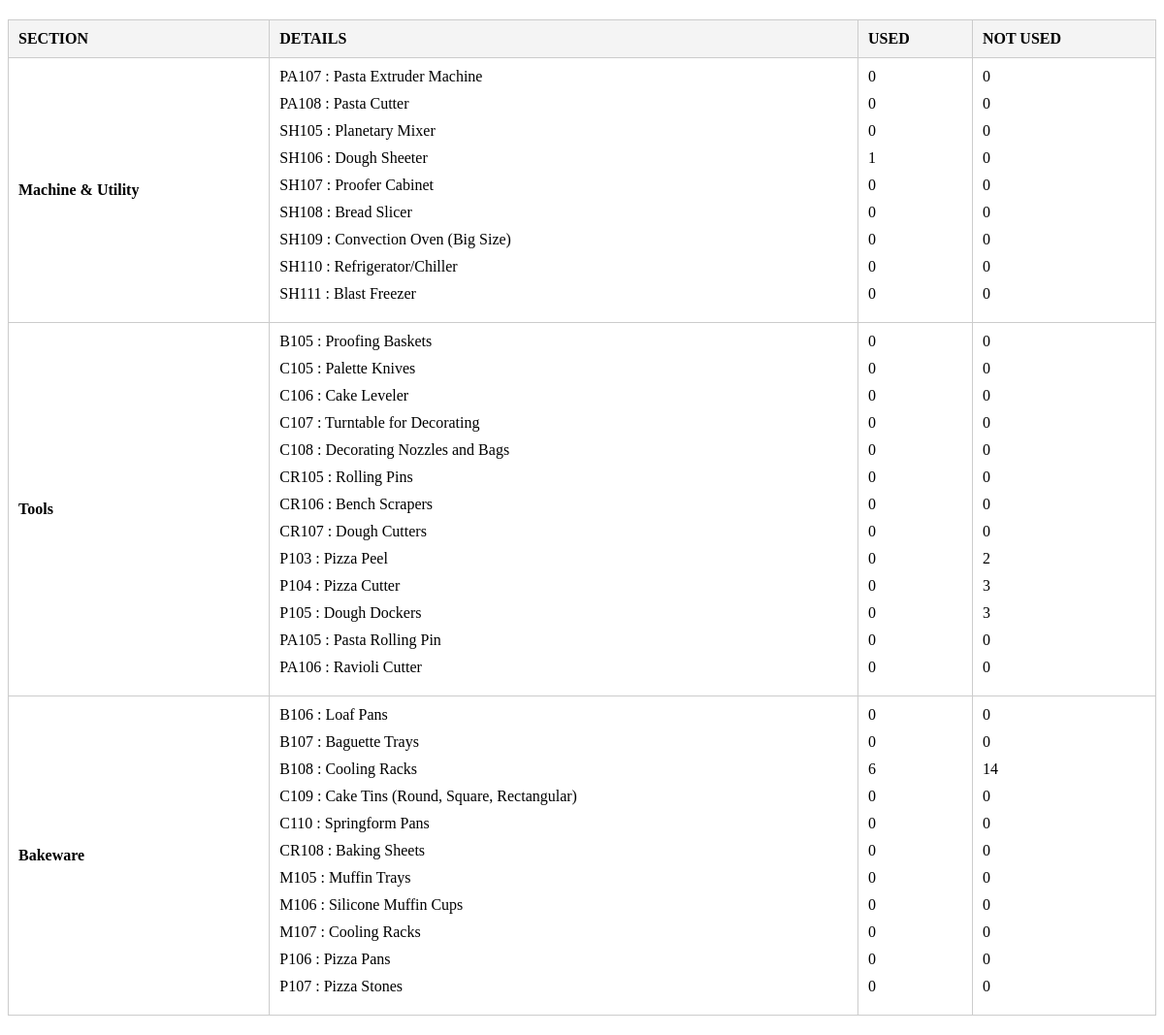
The page /view_equipment.php on the database its author committed.
### tables this page shows
CREATE TABLE `equipment_details` (
  `spec_id` varchar(11) NOT NULL,
  `eq_id` varchar(11) NOT NULL,
  `eq_description` text NOT NULL,
  `qty` int(11) NOT NULL,
  `eq_used` int(11) DEFAULT NULL,
  `eq_not_used` int(11) DEFAULT NULL
);

### view_equipment.php (the view, shortened to what this page needs)
<?php include 'db_connect.php'; ?>
<?php
$sql_equipment = "SELECT * FROM equipment_details WHERE eq_id IN ('E101', 'E102', 'E103')";
$query_equipment = $conn->query($sql_equipment);
$equipment_list = $query_equipment->fetch_all(MYSQLI_ASSOC);
?>
<div class="container-fluid">
    <table class="table table-bordered">
        <thead>
            <tr>
                <th>Section</th>
                <th>Details</th>
                <th>Used</th>
                <th>Not Used</th>
            </tr>
        </thead>
        <tbody>
            <tr>
                <td><strong>Machine & Utility</strong></td>
                <td>
                    <ul>
                        <?php
                        foreach ($equipment_list as $equipment) {
                            if ($equipment['eq_id'] == 'E101') {
                                echo "<li>" . htmlspecialchars($equipment['spec_id']) . " : " . htmlspecialchars($equipment['eq_description']) . "</li>";
                            }
                        }
                        ?>
                    </ul>
                </td>
                <td>
                    <ul>
                        <?php
                        foreach ($equipment_list as $equipment) {
                            if ($equipment['eq_id'] == 'E101') {
                                echo "<li>" . htmlspecialchars($equipment['eq_used']) . "</li>";
                            }
                        }
                        ?>
                    </ul>
                </td>
                <td>
                    <ul>
                        <?php
                        foreach ($equipment_list as $equipment) {
                            if ($equipment['eq_id'] == 'E101') {
                                echo "<li>" . htmlspecialchars($equipment['eq_not_used']) . "</li>";
                            }
                        }
                        ?>
                    </ul>
                </td>
            </tr>
            <tr>
                <td><strong>Tools</strong></td>
                <td>
                    <ul>
                        <?php
                        foreach ($equipment_list as $equipment) {
                            if ($equipment['eq_id'] == 'E102') {
                                echo "<li>" . htmlspecialchars($equipment['spec_id']) . " : " . htmlspecialchars($equipment['eq_description']) . "</li>";
                            }
                        }
                        ?>
                    </ul>
                </td>
                <td>
                    <ul>
                        <?php
                        foreach ($equipment_list as $equipment) {
                            if ($equipment['eq_id'] == 'E102') {
                                echo "<li>" . htmlspecialchars($equipment['eq_used']) . "</li>";
                            }
                        }
                        ?>
                    </ul>
                </td>
                <td>
                    <ul>
                        <?php
                        foreach ($equipment_list as $equipment) {
                            if ($equipment['eq_id'] == 'E102') {
                                echo "<li>" . htmlspecialchars($equipment['eq_not_used']) . "</li>";
                            }
                        }
                        ?>
                    </ul>
                </td>
            </tr>
            <tr>
                <td><strong>Bakeware</strong></td>
                <td>
                    <ul>
                        <?php
                        foreach ($equipment_list as $equipment) {
                            if ($equipment['eq_id'] == 'E103') {
                                echo "<li>" . htmlspecialchars($equipment['spec_id']) . " : " . htmlspecialchars($equipment['eq_description']) . "</li>";
                            }
                        }
                        ?>
                    </ul>
                </td>
                <td>
                    <ul>
                        <?php
                        foreach ($equipment_list as $equipment) {
                            if ($equipment['eq_id'] == 'E103') {
                                echo "<li>" . htmlspecialchars($equipment['eq_used']) . "</li>";
                            }
                        }
                        ?>
                    </ul>
                </td>
                <td>
                    <ul>
                        <?php
                        foreach ($equipment_list as $equipment) {
                            if ($equipment['eq_id'] == 'E103') {
                                echo "<li>" . htmlspecialchars($equipment['eq_not_used']) . "</li>";
                            }
                        }
                        ?>
                    </ul>
                </td>
            </tr>
        </tbody>
    </table>
</div>

### view_equipment.php (style rules this page uses)
table { width: 100%; border-collapse: collapse; margin: 20px 0; }
table th, table td { border: 1px solid #ccc; padding: 10px; text-align: left; }
table th { background-color: #f4f4f4; font-weight: bold; text-transform: uppercase; }
ul { list-style: none; padding: 0; margin: 0; }
ul li { margin-bottom: 10px; font-size: 16px; }

### rows shown on the page
equipment_details: spec_id "PA107", eq_description "Pasta Extruder Machine", eq_used "0", eq_not_used "0"
equipment_details: spec_id "PA108", eq_description "Pasta Cutter", eq_used "0", eq_not_used "0"
equipment_details: spec_id "SH105", eq_description "Planetary Mixer", eq_used "0", eq_not_used "0"
equipment_details: spec_id "SH106", eq_description "Dough Sheeter", eq_used "1", eq_not_used "0"
equipment_details: spec_id "SH107", eq_description "Proofer Cabinet", eq_used "0", eq_not_used "0"
equipment_details: spec_id "SH108", eq_description "Bread Slicer", eq_used "0", eq_not_used "0"
equipment_details: spec_id "SH109", eq_description "Convection Oven (Big Size)", eq_used "0", eq_not_used "0"
equipment_details: spec_id "SH110", eq_description "Refrigerator/Chiller", eq_used "0", eq_not_used "0"
equipment_details: spec_id "SH111", eq_description "Blast Freezer", eq_used "0", eq_not_used "0"
equipment_details: spec_id "B105", eq_description "Proofing Baskets", eq_used "0", eq_not_used "0"
equipment_details: spec_id "C105", eq_description "Palette Knives", eq_used "0", eq_not_used "0"
equipment_details: spec_id "C106", eq_description "Cake Leveler", eq_used "0", eq_not_used "0"
equipment_details: spec_id "C107", eq_description "Turntable for Decorating", eq_used "0", eq_not_used "0"
equipment_details: spec_id "C108", eq_description "Decorating Nozzles and Bags", eq_used "0", eq_not_used "0"
equipment_details: spec_id "CR105", eq_description "Rolling Pins", eq_used "0", eq_not_used "0"
equipment_details: spec_id "CR106", eq_description "Bench Scrapers", eq_used "0", eq_not_used "0"
equipment_details: spec_id "CR107", eq_description "Dough Cutters", eq_used "0", eq_not_used "0"
equipment_details: spec_id "P103", eq_description "Pizza Peel", eq_used "0", eq_not_used "2"
equipment_details: spec_id "P104", eq_description "Pizza Cutter", eq_used "0", eq_not_used "3"
equipment_details: spec_id "P105", eq_description "Dough Dockers", eq_used "0", eq_not_used "3"
equipment_details: spec_id "PA105", eq_description "Pasta Rolling Pin", eq_used "0", eq_not_used "0"
equipment_details: spec_id "PA106", eq_description "Ravioli Cutter", eq_used "0", eq_not_used "0"
equipment_details: spec_id "B106", eq_description "Loaf Pans", eq_used "0", eq_not_used "0"
equipment_details: spec_id "B107", eq_description "Baguette Trays", eq_used "0", eq_not_used "0"
equipment_details: spec_id "B108", eq_description "Cooling Racks", eq_used "6", eq_not_used "14"
equipment_details: spec_id "C109", eq_description "Cake Tins (Round, Square, Rectangular)", eq_used "0", eq_not_used "0"
equipment_details: spec_id "C110", eq_description "Springform Pans", eq_used "0", eq_not_used "0"
equipment_details: spec_id "CR108", eq_description "Baking Sheets", eq_used "0", eq_not_used "0"
equipment_details: spec_id "M105", eq_description "Muffin Trays", eq_used "0", eq_not_used "0"
equipment_details: spec_id "M106", eq_description "Silicone Muffin Cups", eq_used "0", eq_not_used "0"
equipment_details: spec_id "M107", eq_description "Cooling Racks", eq_used "0", eq_not_used "0"
equipment_details: spec_id "P106", eq_description "Pizza Pans", eq_used "0", eq_not_used "0"
equipment_details: spec_id "P107", eq_description "Pizza Stones", eq_used "0", eq_not_used "0"
